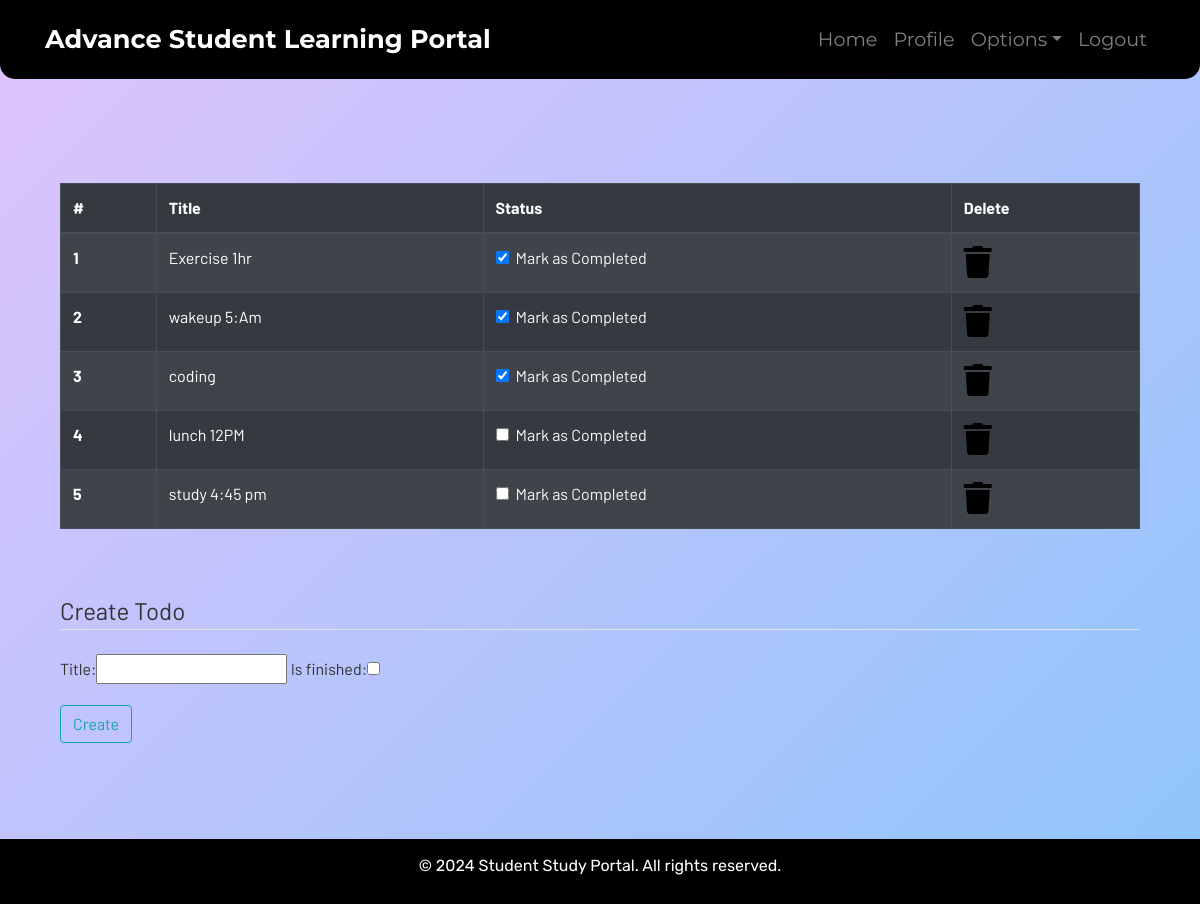
The page /todo/ (signed in) on the database its author committed.
### dashboard/models.py (models this page shows, shortened)
class Todo(models.Model):
      user = models.ForeignKey(User,on_delete=models.CASCADE)
      title = models.CharField(max_length=100)
      is_finished = models.BooleanField(default=False)

### dashboard/views.py (the view)
# urls.py: path('todo/',views.todo,name="todo"),
@login_required
def todo(request):
     if request.method == 'POST':
          form = TodoForm(request.POST)
          if form.is_valid():
               try:
                    finished =request.POST['is_finished']
                    if finished == 'on':
                         finished = True
                    else:
                         finished = False
               except:
                    finished = False
               todos = Todo(
                    user = request.user,
                    title = request.POST['title'],
                    is_finished = finished
               )
               todos.save()
               messages.success(request,f'Todo Added from {request.user.username}!!!')
     else:
          form = TodoForm()
     todo = Todo.objects.filter(user=request.user)
     if len(todo) == 0:
          todos_done = True
     else:
          todos_done = False
     context = {
          'form':form,
          'todos':todo,
          'todos_done':todos_done
     }
     return render(request,"dashboard/todo.html",context)

### dashboard/forms.py
class TodoForm(forms.ModelForm):
      class Meta:
            model = Todo
            fields = ['title','is_finished']

### dashboard/templates/dashboard/todo.html (shortened to what this page needs)
{% extends 'dashboard/base.html' %}
{% load static %}
{% load crispy_forms_tags %}
{% block content %}
<div class="container">
    {% if not todos_done %}
    <table class="table table-striped table-bordered table-hover table-dark">
        <thead>
            <tr>
                <th scope="col">#</th>
                <th scope="col">Title</th>
                <th scope="col">Status</th>
                <th scope="col">Delete</th>
            </tr>
        </thead>
        <tbody>
            {% for todo in todos %}
            <tr>
                <th scope="row">{{forloop.counter}}</th>
                <td>{{todo.title}}</td>
                <td>
                    <a href="{% url 'update-todo' todo.id %}">
                        <div class="form-check">
                            {% if todo.is_finished == True %}
                            <input class="form-check-input" type="checkbox" value="" checked>
                            {% else %}
                            <input class="form-check-input" type="checkbox" value="">
                            {% endif %}
                            <label class="form-check-label text-light" for="flexCheckDefault">
                                Mark as Completed
                            </label>
                        </div>
                    </a>
                </td>
                <td><a href="{% url 'delete-todo' todo.id %}"><i class="fa fa-trash fa-2x"></i></a></td>
            </tr>
            {% endfor %}
        </tbody>
    </table>
    {% else %}
    <h4>All tasks have been done!! create to add more</h4>
    {% endif %}
</div><br><br>
<div class="container">
    <form method="POST">
        <fieldset class="form-group">
            <legend class="border-bottom mb-4">Create Todo</legend>
            {{form}}
        </fieldset>
        <div class="form-group">
            <button href="" class="btn btn-outline-info" type="submit">
                Create
            </button>
        </div>
    </form>
</div>
{% endblock content %}

### static/css/main.css (style rules this page uses)
html { scroll-behavior: smooth; height: 100%; width: 100%; }
a { text-decoration: none !important; color: black; }
html, body { max-width: 100%; overflow-x: hidden; height: 100%; width: 100%; }
body { background: linear-gradient(rgba(0, 0, 0, 0.2), rgba(255, 255, 255, 0.5)); overflow-x: hidden; background-repeat: no-repeat; }
.fa { color: black; }

### dashboard/templates/dashboard/base.html (style rules this page uses)
body { font-family: 'Montserrat', sans-serif; background: linear-gradient(135deg, #e0c3fc 0%, #8ec5fc 100%); color: #333; }

### rows shown on the page
Todo: title "Exercise 1hr"
Todo: title "wakeup 5:Am"
Todo: title "coding"
Todo: title "lunch 12PM"
Todo: title "study 4:45 pm"
